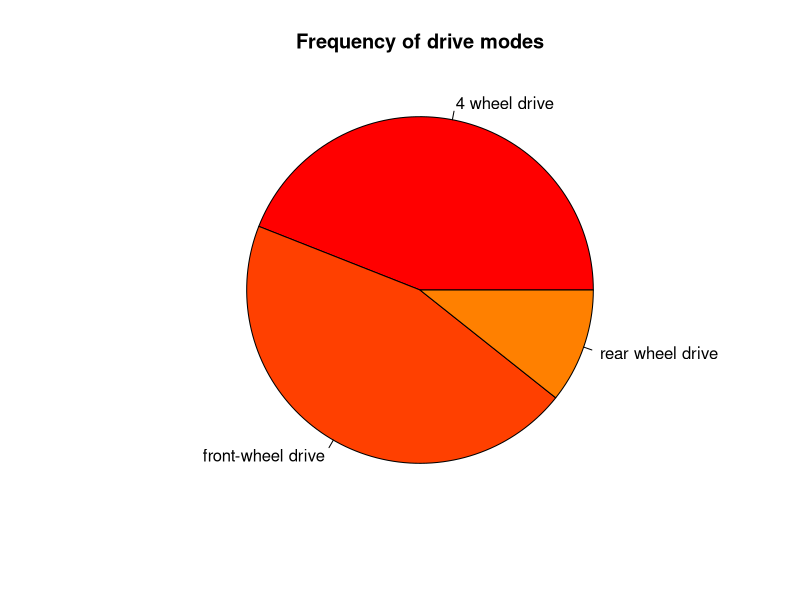
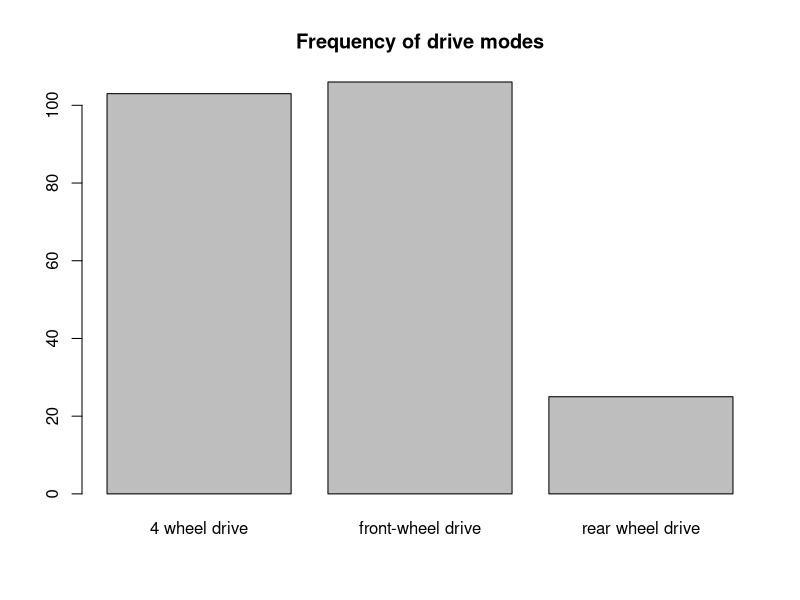
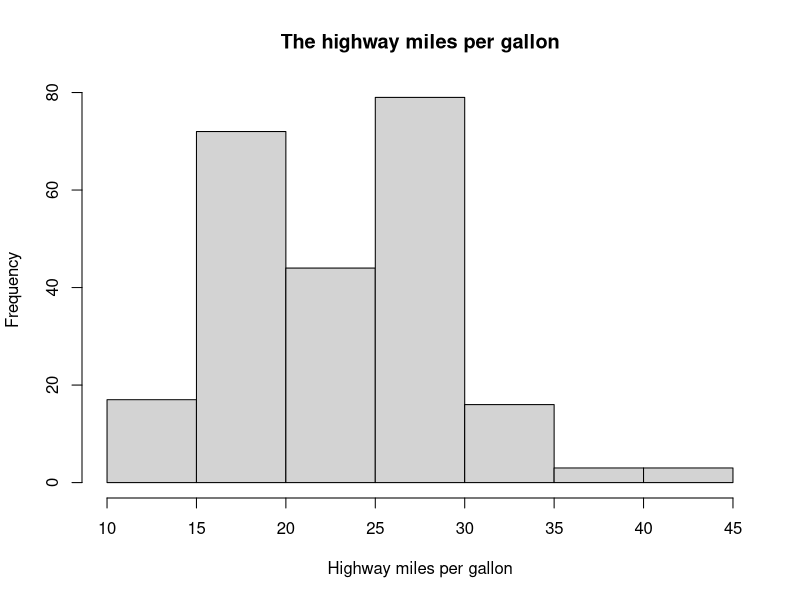
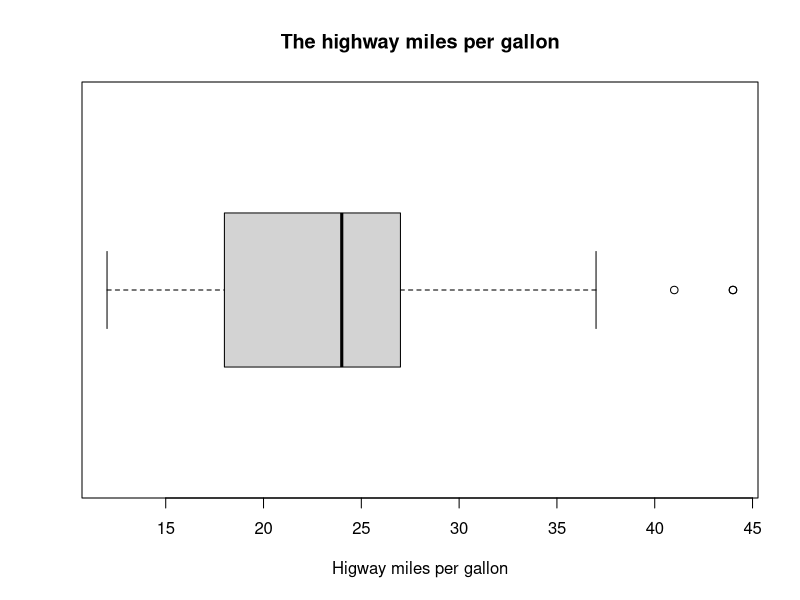
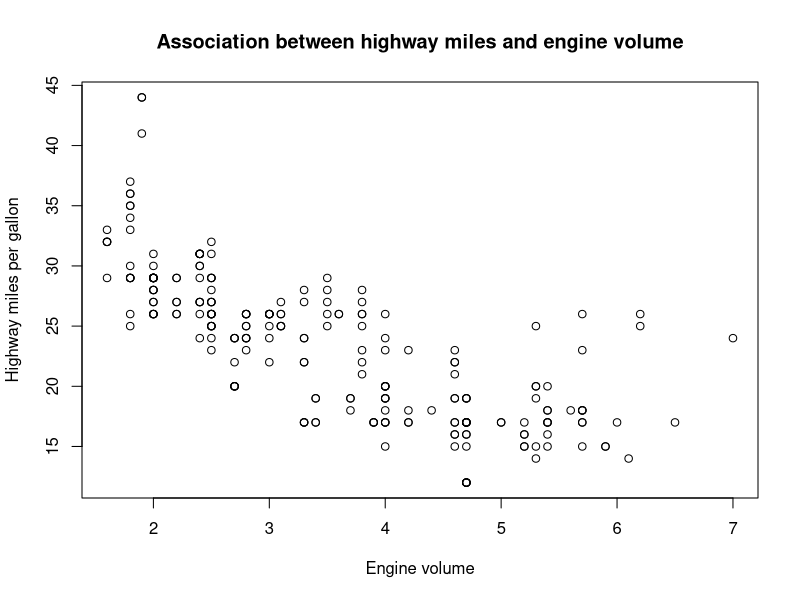
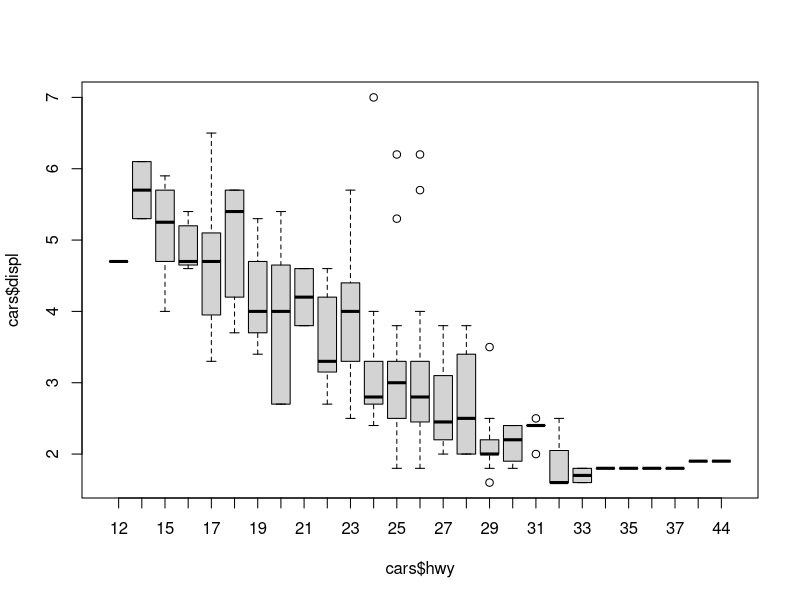

These figures' R source, in order:
library(tidyverse) > ggplot2::mpg

cars <- ggplot2::mpg

# create a frequency table for drive and create a pie chart and bar chart for it
driveFreq <- table(cars$drv)

labels <- c("4 wheel drive", "front-wheel drive", "rear wheel drive")

pie(
  driveFreq,
  col = rainbow(24),
  radius = 0.9,
  labels = labels,
  main = "Frequency of drive modes"
)

barplot(driveFreq, names.arg = labels, main = "Frequency of drive modes")

# Histogram plot
hist(cars$hwy, xlab = "Highway miles per gallon", main = "The highway miles per gallon")

boxplot(cars$hwy, horizontal = TRUE, main = "The highway miles per gallon", xlab = "Higway miles per gallon")

plot(cars$displ, cars$hwy, ylab = "Highway miles per gallon", xlab = "Engine volume", main = "Association between highway miles and engine volume")

boxplot(cars$displ~cars$hwy)
